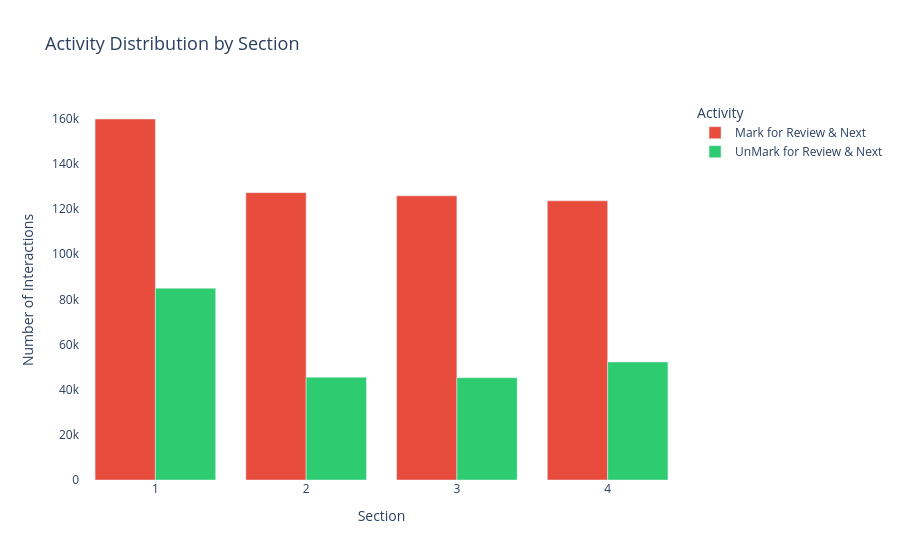

Notebook source saved alongside this figure:
### Markdown cell above
## Analysis 1: Activity Distribution by Section

**Question:** Which sections had the most candidate interactions?

This tells us where candidates spent most of their mental energy — high "Mark for Review" in a section suggests candidates found it difficult and wanted to come back to it.

**Note - Auto save is not a candidate activity hence not included in this particular analysis.**

### Code cell
import plotly.express as px

df_section = df_filtered.groupby(['question_section', 'activity']).size().reset_index(name='count')

fig = px.bar(
    df_section,
    x='question_section',
    y='count',
    color='activity',
    barmode='group',
    title='Activity Distribution by Section',
    labels={'question_section': 'Section', 'count': 'Number of Interactions', 'activity': 'Activity'},
    color_discrete_map={
        'Mark for Review & Next': '#E74C3C',
        'UnMark for Review & Next': '#2ECC71'
    }
)

fig.update_layout(
    xaxis=dict(tickmode='linear'),
    plot_bgcolor='white',
    title_font_size=18
)

fig.show()

### Figure 1 — Plotly figure (JSON) as saved in the notebook; plotly's stock layout.template omitted (floating-point values rounded to 4 significant figures)
{"data": [{"alignmentgroup": "True", "hovertemplate": "Activity=Mark for Review & Next<br>Section=%{x}<br>Number of Interactions=%{y}<extra></extra>", "legendgroup": "Mark for Review & Next", "marker": {"color": "#E74C3C", "pattern": {"shape": ""}}, "name": "Mark for Review & Next", "offsetgroup": "Mark for Review & Next", "orientation": "v", "showlegend": true, "textposition": "auto", "type": "bar", "x": [1, 2, 3, 4], "xaxis": "x", "y": [159844, 127220, 125826, 123620], "yaxis": "y"}, {"alignmentgroup": "True", "hovertemplate": "Activity=UnMark for Review & Next<br>Section=%{x}<br>Number of Interactions=%{y}<extra></extra>", "legendgroup": "UnMark for Review & Next", "marker": {"color": "#2ECC71", "pattern": {"shape": ""}}, "name": "UnMark for Review & Next", "offsetgroup": "UnMark for Review & Next", "orientation": "v", "showlegend": true, "textposition": "auto", "type": "bar", "x": [1, 2, 3, 4], "xaxis": "x", "y": [84903, 45492, 45298, 52261], "yaxis": "y"}], "layout": {"barmode": "group", "legend": {"title": {"text": "Activity"}, "tracegroupgap": 0}, "plot_bgcolor": "white", "title": {"font": {"size": 18}, "text": "Activity Distribution by Section"}, "xaxis": {"anchor": "y", "domain": [0, 1], "tickmode": "linear", "title": {"text": "Section"}}, "yaxis": {"anchor": "x", "domain": [0, 1], "title": {"text": "Number of Interactions"}}}}
